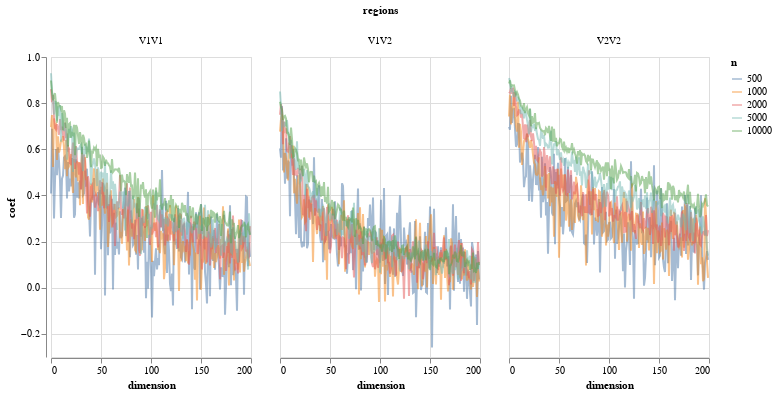

Source (notebook cell):
### Markdown cell above
There is a sharp increase in sampled neuron at the V1-V2 boundary. This is due to the fact that V1 neurons outnumber V2 neurons by 60%. Furthermore, the azimuthal preferences of V2 neurons extend include more of the lateral visual field, reducing the number of potential matches with V1.

We perform CCA with an 80:20 train:test stimuli split with various numbers of training stimuli.

### Code cell
df_rand = cr.run_random_splits(n_train=n_train)
gen_chart(df_rand)

### Figure 1 — Vega-Lite specification as saved in the notebook (floating-point values rounded to 4 significant figures; data arrays with more than 128 entries replaced by an {"elided": "..."} marker saying what was removed)
{"config": {"view": {"continuousWidth": 400, "continuousHeight": 300}}, "data": {"name": "data-18bc38a3f7e941f480a94809112693e4"}, "mark": {"type": "line", "opacity": 0.5}, "encoding": {"color": {"type": "nominal", "field": "n"}, "column": {"type": "nominal", "field": "regions"}, "x": {"type": "quantitative", "field": "dimension"}, "y": {"type": "quantitative", "field": "coef"}}, "height": 300, "width": 200, "$schema": "https://vega.github.io/schema/vega-lite/v4.8.1.json", "datasets": {"data-18bc38a3f7e941f480a94809112693e4": {"elided": "3000 records"}}}
